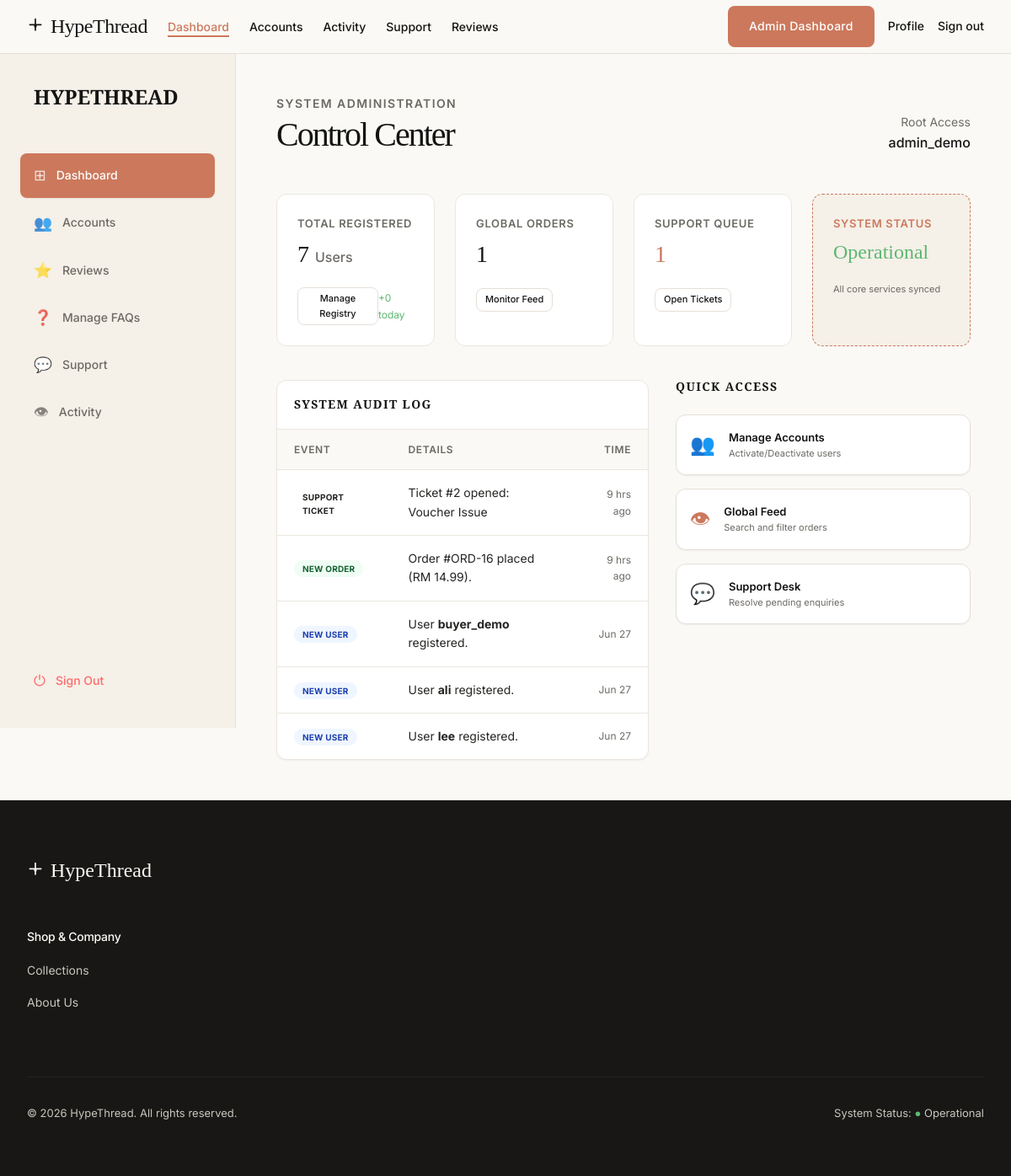
The page /admin/dashboard.php (signed in) on the database its author committed.
### tables this page shows
CREATE TABLE `enquiries` (
  `id` int(11) NOT NULL AUTO_INCREMENT,
  `user_id` int(11) DEFAULT NULL,
  `subject` varchar(255) NOT NULL,
  `message` text NOT NULL,
  `response` text DEFAULT NULL,
  `status` enum('open','closed') DEFAULT 'open',
  `created_at` timestamp NOT NULL DEFAULT current_timestamp(),
  PRIMARY KEY (`id`),
  KEY `user_id` (`user_id`),
  CONSTRAINT `enquiries_ibfk_1` FOREIGN KEY (`user_id`) REFERENCES `users` (`id`) ON DELETE CASCADE
);

CREATE TABLE `orders` (
  `id` int(11) NOT NULL AUTO_INCREMENT,
  `user_id` int(11) DEFAULT NULL,
  `voucher_id` int(11) DEFAULT NULL,
  `total_amount` decimal(10,2) NOT NULL,
  `status` enum('pending','processing','shipped','completed','refund_requested','cancelled','refunded') NOT NULL DEFAULT 'pending',
  `address` text DEFAULT NULL,
  `completed_at` datetime DEFAULT NULL,
  `stock_restored` tinyint(1) NOT NULL DEFAULT 0,
  `created_at` timestamp NOT NULL DEFAULT current_timestamp(),
  PRIMARY KEY (`id`),
  KEY `user_id` (`user_id`),
  CONSTRAINT `orders_ibfk_1` FOREIGN KEY (`user_id`) REFERENCES `users` (`id`) ON DELETE CASCADE
);

CREATE TABLE `users` (
  `id` int(11) NOT NULL AUTO_INCREMENT,
  `username` varchar(50) NOT NULL,
  `email` varchar(100) NOT NULL,
  `password` varchar(255) NOT NULL,
  `role` enum('buyer','manager','admin','owner') DEFAULT 'buyer',
  `full_name` varchar(100) DEFAULT NULL,
  `address` text DEFAULT NULL,
  `phone` varchar(20) DEFAULT NULL,
  `is_active` tinyint(1) NOT NULL DEFAULT 1,
  `reset_token` varchar(64) DEFAULT NULL,
  `reset_expires` datetime DEFAULT NULL,
  `created_at` timestamp NOT NULL DEFAULT current_timestamp(),
  PRIMARY KEY (`id`),
  UNIQUE KEY `username` (`username`),
  UNIQUE KEY `email` (`email`)
);

### admin/dashboard.php (the view, shortened to what this page needs)
<?php
require_once '../config/db.php';
require_once '../includes/sidebar.php';
$total_users = $pdo->query("SELECT COUNT(*) FROM users")->fetchColumn();
$new_users_today = $pdo->query("SELECT COUNT(*) FROM users WHERE DATE(created_at) = CURDATE()")->fetchColumn();
$total_orders = $pdo->query("SELECT COUNT(*) FROM orders")->fetchColumn();
$pending_enquiries = $pdo->query("SELECT COUNT(*) FROM enquiries WHERE status = 'open'")->fetchColumn();
$recent_users = $pdo->query("SELECT id, username, created_at, 'user' as type FROM users ORDER BY created_at DESC LIMIT 3")->fetchAll();
$recent_orders = $pdo->query("SELECT id, total_amount, created_at, 'order' as type FROM orders ORDER BY created_at DESC LIMIT 3")->fetchAll();
$recent_tickets = $pdo->query("SELECT id, subject, created_at, 'ticket' as type FROM enquiries ORDER BY created_at DESC LIMIT 3")->fetchAll();
$recent_activity = array_merge($recent_users, $recent_orders, $recent_tickets);
usort($recent_activity, function($a, $b) {
    return strtotime($b['created_at']) - strtotime($a['created_at']);
});
$recent_activity = array_slice($recent_activity, 0, 5);
include '../includes/header.php';
?>
<div class="dashboard-layout">
    <div class="dashboard-main fade-in-up">
        <header style="display: flex; justify-content: space-between; align-items: flex-end; margin-bottom: var(--spacing-xxl);">
            <div>
                <div style="font-size: 14px; color: var(--colors-muted); text-transform: uppercase; letter-spacing: 0.1em; margin-bottom: 4px; font-weight: 600;">System Administration</div>
                <h1 style="margin: 0; font-size: 40px;">Control Center</h1>
            </div>
            <div style="text-align: right;">
                <div style="font-size: 14px; color: var(--colors-muted);">Root Access</div>
                <div style="font-weight: 500; color: var(--colors-ink);"><?php echo htmlspecialchars($_SESSION['username']); ?></div>
            </div>
        </header>
        <div class="stats-row" style="grid-template-columns: repeat(4, 1fr);">
            <div class="stat-card">
                <div class="stat-label">Total Registered</div>
                <div class="stat-value"><?php echo $total_users; ?> <span style="font-size: 16px; font-family: var(--typography-body-font); color: var(--colors-muted);">Users</span></div>
                <div style="margin-top: 12px; display: flex; justify-content: space-between; align-items: center;">
                    <a href="users_list.php" class="button-secondary" style="padding: 4px 10px; font-size: 11px;">Manage Registry</a>
                    <span style="font-size: 12px; color: var(--colors-success);">+<?php echo $new_users_today; ?> today</span>
                </div>
            </div>
            <div class="stat-card">
                <div class="stat-label">Global Orders</div>
                <div class="stat-value"><?php echo $total_orders; ?></div>
                <div style="margin-top: 12px;"><a href="orders_monitoring.php" class="button-secondary" style="padding: 4px 10px; font-size: 11px;">Monitor Feed</a></div>
            </div>
            <div class="stat-card">
                <div class="stat-label">Support Queue</div>
                <div class="stat-value" style="color: var(--colors-primary);"><?php echo $pending_enquiries; ?></div>
                <div style="margin-top: 12px;"><a href="help_center_manage.php" class="button-secondary" style="padding: 4px 10px; font-size: 11px;">Open Tickets</a></div>
            </div>
            <div class="stat-card" style="background: var(--colors-surface-soft); border: 1px dashed var(--colors-primary);">
                <div class="stat-label" style="color: var(--colors-primary);">System Status</div>
                <div class="stat-value" style="font-size: 24px; color: var(--colors-success);">Operational</div>
                <div style="font-size: 11px; color: var(--colors-muted); margin-top: 12px;">All core services synced</div>
            </div>
        </div>
        <div class="dashboard-split" style="grid-template-columns: 1fr 350px; gap: 32px; align-items: start; margin-top: 40px;">
            <div class="table-container" style="margin: 0;">
                <div style="padding: 20px; border-bottom: 1px solid var(--colors-hairline-soft); display: flex; justify-content: space-between; align-items: center;">
                    <h3 style="font-size: 14px; font-weight: 700; text-transform: uppercase; letter-spacing: 0.1em; margin: 0;">System Audit Log</h3>
                </div>
                <table class="data-table">
                    <thead>
                        <tr>
                            <th>Event</th>
                            <th>Details</th>
                            <th style="text-align: right;">Time</th>
                        </tr>
                    </thead>
                    <tbody>
                        <?php foreach ($recent_activity as $act): ?>
                            <tr>
                                <td>
                                    <?php if ($act['type'] == 'user'): ?>
                                        <span class="badge badge-info" style="font-size: 10px;">NEW USER</span>
                                    <?php elseif ($act['type'] == 'order'): ?>
                                        <span class="badge badge-success" style="font-size: 10px;">NEW ORDER</span>
                                    <?php else: ?>
                                        <span class="badge badge-warning" style="font-size: 10px;">SUPPORT TICKET</span>
                                    <?php endif; ?>
                                </td>
                                <td>
                                    <?php if ($act['type'] == 'user'): ?>
                                        User <strong><?php echo htmlspecialchars($act['username']); ?></strong> registered.
                                    <?php elseif ($act['type'] == 'order'): ?>
                                        Order #ORD-<?php echo $act['id']; ?> placed (RM <?php echo number_format($act['total_amount'], 2); ?>).
                                    <?php else: ?>
                                        Ticket #<?php echo $act['id']; ?> opened: <?php echo htmlspecialchars($act['subject']); ?>
                                    <?php endif; ?>
                                </td>
                                <td style="text-align: right; color: var(--colors-muted); font-size: 12px;">
                                    <?php
                                        $diff = time() - strtotime($act['created_at']);
                                        if ($diff < 0) echo 'Just now';
                                        elseif ($diff < 60) echo $diff . ' secs ago';
                                        elseif ($diff < 3600) echo floor($diff/60) . ' mins ago';
                                        elseif ($diff < 86400) echo floor($diff/3600) . ' hrs ago';
                                        else echo date('M d', strtotime($act['created_at']));
                                    ?>
                                </td>
                            </tr>
                        <?php endforeach; ?>
                    </tbody>
                </table>
            </div>
            <div style="display: flex; flex-direction: column; gap: 16px;">
                <h3 style="font-size: 14px; font-weight: 700; text-transform: uppercase; letter-spacing: 0.1em; margin: 0 0 8px 0;">Quick Access</h3>
                <a href="users_list.php" class="surface-card" style="display: flex; align-items: center; gap: 16px; text-decoration: none; padding: 16px; border: 1px solid var(--colors-hairline); transition: all 0.2s;">
                    <div style="font-size: 24px;">👥</div>
                    <div>
                        <div style="font-size: 13px; font-weight: 600; color: var(--colors-ink);">Manage Accounts</div>
                        <div style="font-size: 11px; color: var(--colors-muted);">Activate/Deactivate users</div>
                    </div>
                </a>
                <a href="orders_monitoring.php" class="surface-card" style="display: flex; align-items: center; gap: 16px; text-decoration: none; padding: 16px; border: 1px solid var(--colors-hairline); transition: all 0.2s;">
                    <div style="font-size: 24px;">👁</div>
                    <div>
                        <div style="font-size: 13px; font-weight: 600; color: var(--colors-ink);">Global Feed</div>
                        <div style="font-size: 11px; color: var(--colors-muted);">Search and filter orders</div>
                    </div>
                </a>
                <a href="help_center_manage.php" class="surface-card" style="display: flex; align-items: center; gap: 16px; text-decoration: none; padding: 16px; border: 1px solid var(--colors-hairline); transition: all 0.2s;">
                    <div style="font-size: 24px;">💬</div>
                    <div>
                        <div style="font-size: 13px; font-weight: 600; color: var(--colors-ink);">Support Desk</div>
                        <div style="font-size: 11px; color: var(--colors-muted);">Resolve pending enquiries</div>
                    </div>
                </a>
            </div>
        </div>
    </div>
</div>
<?php include '../includes/footer.php'; ?>

### rows shown on the page
enquiries: shows "SUPPORT TICKET", id "2", subject "Voucher Issue"
orders: shows "NEW ORDER", id "16", total_amount "14.99"
users: shows "NEW USER", username "buyer_demo", created_at "Jun 27"
users: shows "NEW USER", username "ali", created_at "Jun 27"
users: shows "NEW USER", username "lee", created_at "Jun 27"

### other values the page prints
$item['icon'] "⊞"
$item['label'] "Dashboard"
$item['icon'] "👥"
$item['label'] "Accounts"
$item['icon'] "⭐"
$item['label'] "Reviews"
$item['icon'] "❓"
$item['label'] "Manage FAQs"
$item['icon'] "💬"
$item['label'] "Support"
$item['icon'] "👁"
$item['label'] "Activity"
$_SESSION['username'] "admin_demo"
$total_users "7"
$new_users_today "0"
